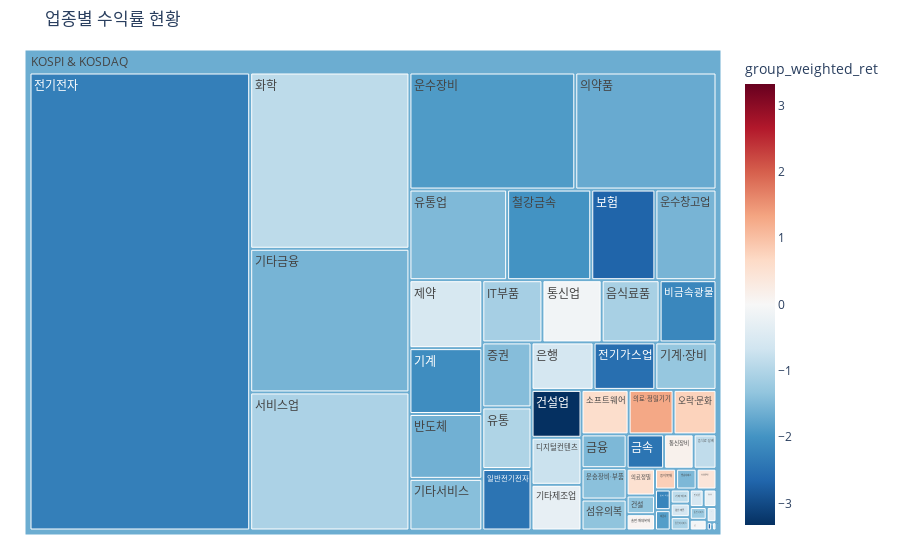

The notebook cell saved with this chart:
### Code cell
chart_name = '업종별 수익률 현황'

treemap_fig = px.treemap(
    group_tree_df, 
    title=chart_name,
    path=[
        px.Constant('KOSPI & KOSDAQ'),
        'group_name',
    ],
    # values='power_marcap',
    values='marcap',
    color='group_weighted_ret',
    # hover_data=[],
    # color_discrete_sequence=,
    color_continuous_scale='RdBu_r',
    color_continuous_midpoint=0,
)

treemap_fig.update_layout(margin=dict(t=50, l=25, b=25))
treemap_fig.show()

### Figure 1 — Plotly figure (JSON) as saved in the notebook; plotly's stock layout.template omitted (floating-point values rounded to 4 significant figures)
{"data": [{"branchvalues": "total", "customdata": [[-1.12], [-1.335], [-3.324], [-2.565], [-2.445], [-1.502], [-2.079], [-1.291], [-1.554], [-1.416], [-0.8617], [-0.2778], [0.4197], [-0.7258], [-1.607], [-1.508], [-2.675], [-1.849], [-2.173], [-1.052], [-0.6097], [-1.346], [0.5995], [-0.4106], [0.7664], [-0.06096], [-1.389], [-1.893], [-1.551], [-1.021], [-1.488], [-0.601], [-0.8481], [-1.095], [1.293], [0.5303], [-1.682], [-0.5833], [-2.446], [-0.6313], [-2.531], [-2.283], [-0.2522], [-0.5654], [-2.202], [0.8138], [-1.43], [-2.001], [0.08455], [-1.088], [-1.234], [-0.1001], [0.1494], [-0.8751], [-1.649]], "domain": {"x": [0, 1], "y": [0, 1]}, "hovertemplate": "labels=%{label}<br>marcap=%{value}<br>parent=%{parent}<br>id=%{id}<br>group_weighted_ret=%{color}<extra></extra>", "ids": ["KOSPI & KOSDAQ/IT부품", "KOSPI & KOSDAQ/건설", "KOSPI & KOSDAQ/건설업", "KOSPI & KOSDAQ/광업", "KOSPI & KOSDAQ/금속", "KOSPI & KOSDAQ/금융", "KOSPI & KOSDAQ/기계", "KOSPI & KOSDAQ/기계·장비", "KOSPI & KOSDAQ/기타금융", "KOSPI & KOSDAQ/기타서비스", "KOSPI & KOSDAQ/기타제조", "KOSPI & KOSDAQ/기타제조업", "KOSPI & KOSDAQ/농업, 임업 및 어업", "KOSPI & KOSDAQ/디지털컨텐츠", "KOSPI & KOSDAQ/반도체", "KOSPI & KOSDAQ/방송서비스", "KOSPI & KOSDAQ/보험", "KOSPI & KOSDAQ/비금속", "KOSPI & KOSDAQ/비금속광물", "KOSPI & KOSDAQ/서비스업", "KOSPI & KOSDAQ/섬유·의류", "KOSPI & KOSDAQ/섬유의복", "KOSPI & KOSDAQ/소프트웨어", "KOSPI & KOSDAQ/숙박·음식", "KOSPI & KOSDAQ/오락·문화", "KOSPI & KOSDAQ/운송", "KOSPI & KOSDAQ/운송장비·부품", "KOSPI & KOSDAQ/운수장비", "KOSPI & KOSDAQ/운수창고업", "KOSPI & KOSDAQ/유통", "KOSPI & KOSDAQ/유통업", "KOSPI & KOSDAQ/은행", "KOSPI & KOSDAQ/음식료·담배", "KOSPI & KOSDAQ/음식료품", "KOSPI & KOSDAQ/의료·정밀기기", "KOSPI & KOSDAQ/의료정밀", "KOSPI & KOSDAQ/의약품", "KOSPI & KOSDAQ/인터넷", "KOSPI & KOSDAQ/일반전기전자", "KOSPI & KOSDAQ/전기·가스·수도", "KOSPI & KOSDAQ/전기가스업", "KOSPI & KOSDAQ/전기전자", "KOSPI & KOSDAQ/정보기기", "KOSPI & KOSDAQ/제약", "KOSPI & KOSDAQ/종이·목재", "KOSPI & KOSDAQ/종이목재", "KOSPI & KOSDAQ/증권", "KOSPI & KOSDAQ/철강금속", "KOSPI & KOSDAQ/출판·매체복제", "KOSPI & KOSDAQ/컴퓨터서비스", "KOSPI & KOSDAQ/통신서비스", "KOSPI & KOSDAQ/통신업", "KOSPI & KOSDAQ/통신장비", "KOSPI & KOSDAQ/화학", "KOSPI & KOSDAQ"], "labels": ["IT부품", "건설", "건설업", "광업", "금속", "금융", "기계", "기계·장비", "기타금융", "기타서비스", "기타제조", "기타제조업", "농업, 임업 및 어업", "디지털컨텐츠", "반도체", "방송서비스", "보험", "비금속", "비금속광물", "서비스업", "섬유·의류", "섬유의복", "소프트웨어", "숙박·음식", "오락·문화", "운송", "운송장비·부품", "운수장비", "운수창고업", "유통", "유통업", "은행", "음식료·담배", "음식료품", "의료·정밀기기", "의료정밀", "의약품", "인터넷", "일반전기전자", "전기·가스·수도", "전기가스업", "전기전자", "정보기기", "제약", "종이·목재", "종이목재", "증권", "철강금속", "출판·매체복제", "컴퓨터서비스", "통신서비스", "통신업", "통신장비", "화학", "KOSPI & KOSDAQ"], "marker": {"coloraxis": "coloraxis", "colors": [-1.12, -1.335, -3.324, -2.565, -2.445, -1.502, -2.079, -1.291, -1.554, -1.416, -0.8617, -0.2778, 0.4197, -0.7258, -1.607, -1.508, -2.675, -1.849, -2.173, -1.052, -0.6097, -1.346, 0.5995, -0.4106, 0.7664, -0.06096, -1.389, -1.893, -1.551, -1.021, -1.488, -0.601, -0.8481, -1.095, 1.293, 0.5303, -1.682, -0.5833, -2.446, -0.6313, -2.531, -2.283, -0.2522, -0.5654, -2.202, 0.8138, -1.43, -2.001, 0.08455, -1.088, -1.234, -0.1001, 0.1494, -0.8751, -1.649]}, "name": "", "parents": ["KOSPI & KOSDAQ", "KOSPI & KOSDAQ", "KOSPI & KOSDAQ", "KOSPI & KOSDAQ", "KOSPI & KOSDAQ", "KOSPI & KOSDAQ", "KOSPI & KOSDAQ", "KOSPI & KOSDAQ", "KOSPI & KOSDAQ", "KOSPI & KOSDAQ", "KOSPI & KOSDAQ", "KOSPI & KOSDAQ", "KOSPI & KOSDAQ", "KOSPI & KOSDAQ", "KOSPI & KOSDAQ", "KOSPI & KOSDAQ", "KOSPI & KOSDAQ", "KOSPI & KOSDAQ", "KOSPI & KOSDAQ", "KOSPI & KOSDAQ", "KOSPI & KOSDAQ", "KOSPI & KOSDAQ", "KOSPI & KOSDAQ", "KOSPI & KOSDAQ", "KOSPI & KOSDAQ", "KOSPI & KOSDAQ", "KOSPI & KOSDAQ", "KOSPI & KOSDAQ", "KOSPI & KOSDAQ", "KOSPI & KOSDAQ", "KOSPI & KOSDAQ", "KOSPI & KOSDAQ", "KOSPI & KOSDAQ", "KOSPI & KOSDAQ", "KOSPI & KOSDAQ", "KOSPI & KOSDAQ", "KOSPI & KOSDAQ", "KOSPI & KOSDAQ", "KOSPI & KOSDAQ", "KOSPI & KOSDAQ", "KOSPI & KOSDAQ", "KOSPI & KOSDAQ", "KOSPI & KOSDAQ", "KOSPI & KOSDAQ", "KOSPI & KOSDAQ", "KOSPI & KOSDAQ", "KOSPI & KOSDAQ", "KOSPI & KOSDAQ", "KOSPI & KOSDAQ", "KOSPI & KOSDAQ", "KOSPI & KOSDAQ", "KOSPI & KOSDAQ", "KOSPI & KOSDAQ", "KOSPI & KOSDAQ", ""], "type": "treemap", "values": [26923768271397, 3809755661031, 17217878770460, 324213146394, 9257625389477, 10964900131025, 34538215750814, 20904243014782, 164592651252580, 27070825938031, 1924396099781, 16431493407721, 2976764654660, 16918319549455, 34017256287365, 3072157157224, 41818049770650, 2299044447670, 25473212609087, 158198997548753, 1860335221109, 10040650836274, 15072305029977, 1066387502950, 13735455946433, 1303915054410, 10184606657333, 139670727168315, 39843677910610, 21813676662159, 63700918008596, 21201223934650, 5642890391905, 25945179088898, 14397691724798, 5480427158320, 118930562586871, 1748889359830, 21788583873894, 263907560440, 21099461811200, 727225206295130, 1617520515517, 35634407628430, 2325121198285, 3155187834075, 23018652115962, 54857429811566, 3333605974897, 1835282594781, 1553864814670, 26515220223750, 7292861139385, 201958150016354, 2263847752510131]}], "layout": {"coloraxis": {"cmid": 0, "colorbar": {"title": {"text": "group_weighted_ret"}}, "colorscale": [[0, "rgb(5,48,97)"], [0.1, "rgb(33,102,172)"], [0.2, "rgb(67,147,195)"], [0.3, "rgb(146,197,222)"], [0.4, "rgb(209,229,240)"], [0.5, "rgb(247,247,247)"], [0.6, "rgb(253,219,199)"], [0.7, "rgb(244,165,130)"], [0.8, "rgb(214,96,77)"], [0.9, "rgb(178,24,43)"], [1, "rgb(103,0,31)"]]}, "legend": {"tracegroupgap": 0}, "margin": {"b": 25, "l": 25, "t": 50}, "title": {"text": "업종별 수익률 현황"}}}
